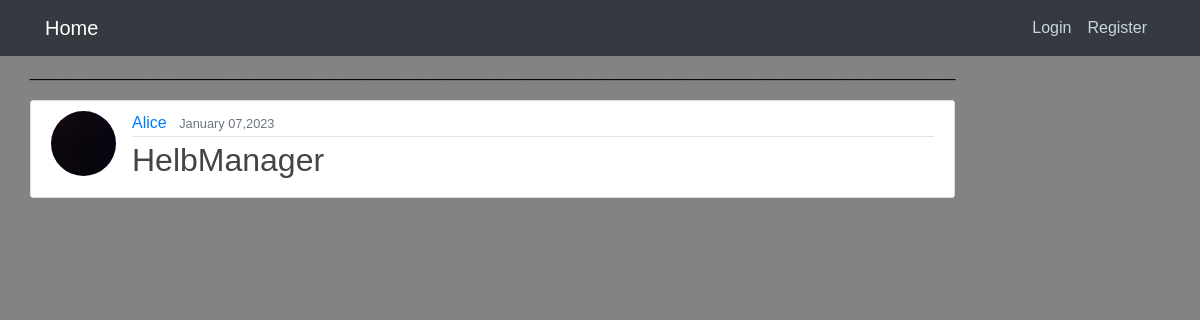
Before: / with the older database file.
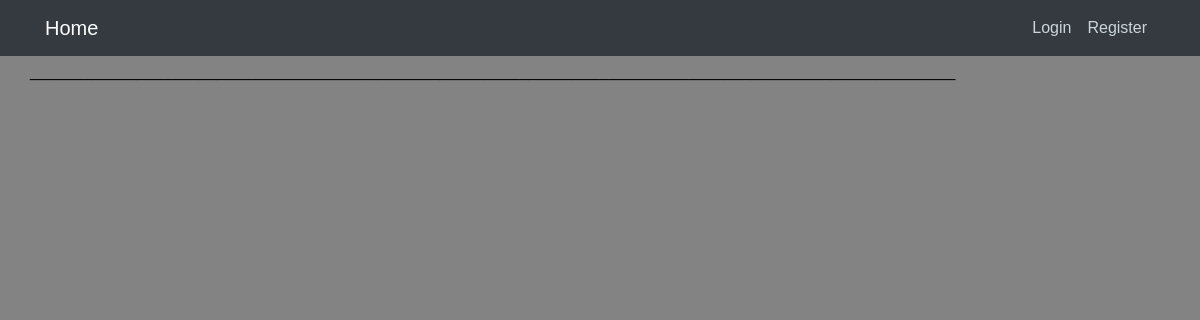
After: the same page with the newer database file.
### blog/models.py (models this page shows, shortened)
class Post(models.Model):
    date_posted = models.DateTimeField(default=timezone.now)
    author = models.ForeignKey(User, on_delete=models.CASCADE)
    title = models.CharField(max_length=100)
    contributor = models.CharField(max_length=100)
    status = models.TextField()
    tasks_subtasks =  models.TextField()
    priority =  models.TextField()
    class Meta:
        ordering = ['contributor']

### users/models.py (models this page shows, shortened)
class Profile(models.Model):
    user = models.OneToOneField(User, on_delete=models.CASCADE)
    image = models.ImageField(default='default.jpg', upload_to='profile_pics')

### blog/views.py (the view)
# urls.py: path('', PostListView.as_view(), name='blog-home'),
class PostListView(ListView):
    model = Post
    template_name = 'blog/home.html'
    context_object_name = 'posts'
    ordering = ['-date_posted']

### blog/templates/Blog/home.html (shortened to what this page needs)
{% extends "blog/base.html" %}
{% block content %}
<p>________________________________________________________________________________________________________</p>
{% for post in posts %}
       <article class="media content-section">
        <img class="rounded-circle article-img" src="{{ post.author.profile.image.url}}">
  <div class="media-body">
    <div class="article-metadata">
      <a class="mr-2" href="#">{{ post.author }}</a>
      <small class="text-muted">{{ post.date_posted|date:"F d,Y" }}</small>
    </div>
              <h2><a class="article-title" href="{% url 'post-detail' post.id %}">{{ post.title }}</a></h2>
  </div>
</article>
{% endfor %}
{% endblock %}

### blog/templates/Blog/base.html (shortened to what this page needs)
{% load static %}
<!DOCTYPE html>
<html lang="en">
<head>
    <link href="https://cdn.jsdelivr.net/npm/bootstrap@4.0.0/dist/css/bootstrap.min.css"
 rel="stylesheet">
    <link rel="stylesheet" type="text/css" href="{% static 'blog/main.css' %}">
</head>
<body>
<header class="site-header">
    <nav class="navbar navbar-expand-md navbar-dark bg-dark fixed-top">
        <div class="container">
            <a class="navbar-brand mr-4" href="{% url 'blog-home' %}">Home</a>
            <div class="collapse navbar-collapse" id="navbarToggle">
                <div class="navbar-nav">
                    {% if user.is_authenticated %}
                    <ul class="navbar-nav mr-2">
                        <li class="nav-item dropdown">
                        <a class="nav-link dropdown-toggle" href='#' id="navbarDropdown" role="button" data-toggle="dropdown"> Welcome {{request.user}}</a>
                        <div class="dropdown-menu" aria-labelledby="navbarDropdown">
                                <a class="dropdown-item" href="{% url 'profile' %}">Profil</a>
                                <a class="dropdown-item" href="{% url 'post-create' %}">New Project</a>
                                <a class="dropdown-item" href="/logout">Logout</a>
                    {% else %}
                    <a class="nav-item nav-link" href="{% url 'login' %}">Login</a>
                    <a class="nav-item nav-link" href="{% url 'register' %}">Register</a>
                    {% endif %}
                </div>
            </div>
        </div>
    </nav>
</header>
<main role="main" class="container">
    <div class="row">
        <div class="col-md-20">
            {% block content %}{% endblock %}
        </div>
    </div>
</main>
</body>
</html>

### blog/static/blog/main.css (style rules this page uses)
* { margin: 0; padding: 0; box-sizing: border-box; }
body { background: #838383; color: #000000; margin-top: 5rem; margin: 0; }
header { display: flex; justify-content: center; align-items: center; height: 60px; }
.site-header .navbar-nav .nav-link { color: #cbd5db; }
body { font-family: Arial, sans-serif; }

Changed rows visible on the page:
removed Post: author.profile.image (placeholder picture), author "Alice", date_posted "January 07,2023", title "HelbManager"
